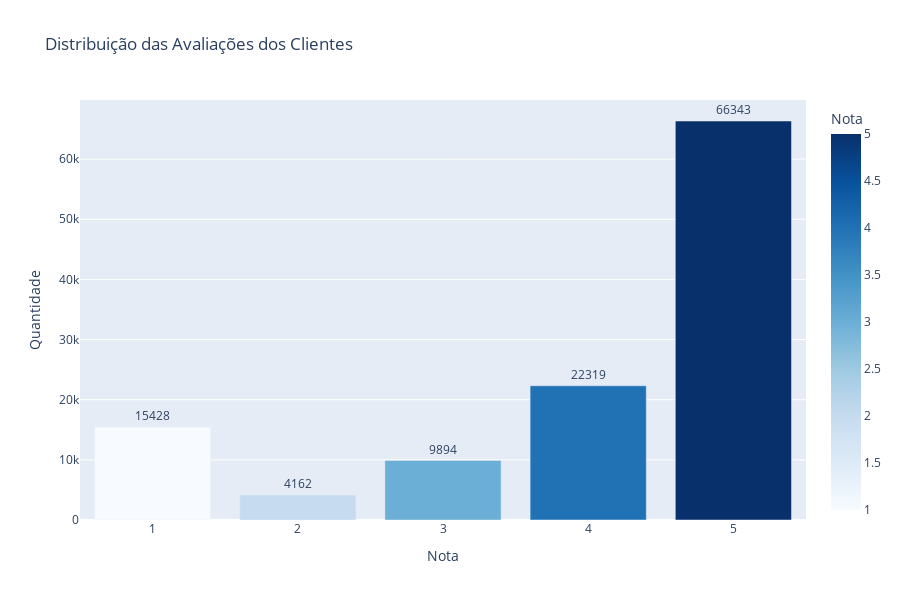

The notebook cell this image was saved under:
### Code cell
df['review_score'].value_counts().sort_index()


notas = df['review_score'].value_counts().sort_index().reset_index()
notas.columns = ['Nota', 'Quantidade']

fig = px.bar(notas, x='Nota', y='Quantidade',
             title='Distribuição das Avaliações dos Clientes',
             text='Quantidade', color='Nota',
             color_continuous_scale='Blues',
             width=900, height=600)

fig.update_traces(textposition='outside')
fig.update_layout(xaxis=dict(dtick=1))
fig.show()

### Figure 1 — Plotly figure (JSON) as saved in the notebook; plotly's stock layout.template omitted (floating-point values rounded to 4 significant figures)
{"data": [{"alignmentgroup": "True", "hovertemplate": "Nota=%{marker.color}<br>Quantidade=%{text}<extra></extra>", "legendgroup": "", "marker": {"color": [1, 2, 3, 4, 5], "coloraxis": "coloraxis", "pattern": {"shape": ""}}, "name": "", "offsetgroup": "", "orientation": "v", "showlegend": false, "text": [15428, 4162, 9894, 22319, 66343], "textposition": "outside", "type": "bar", "x": [1, 2, 3, 4, 5], "xaxis": "x", "y": [15428, 4162, 9894, 22319, 66343], "yaxis": "y"}], "layout": {"barmode": "relative", "coloraxis": {"colorbar": {"title": {"text": "Nota"}}, "colorscale": [[0, "rgb(247,251,255)"], [0.125, "rgb(222,235,247)"], [0.25, "rgb(198,219,239)"], [0.375, "rgb(158,202,225)"], [0.5, "rgb(107,174,214)"], [0.625, "rgb(66,146,198)"], [0.75, "rgb(33,113,181)"], [0.875, "rgb(8,81,156)"], [1, "rgb(8,48,107)"]]}, "height": 600, "legend": {"tracegroupgap": 0}, "title": {"text": "Distribuição das Avaliações dos Clientes"}, "width": 900, "xaxis": {"anchor": "y", "domain": [0, 1], "dtick": 1, "title": {"text": "Nota"}}, "yaxis": {"anchor": "x", "domain": [0, 1], "title": {"text": "Quantidade"}}}}
